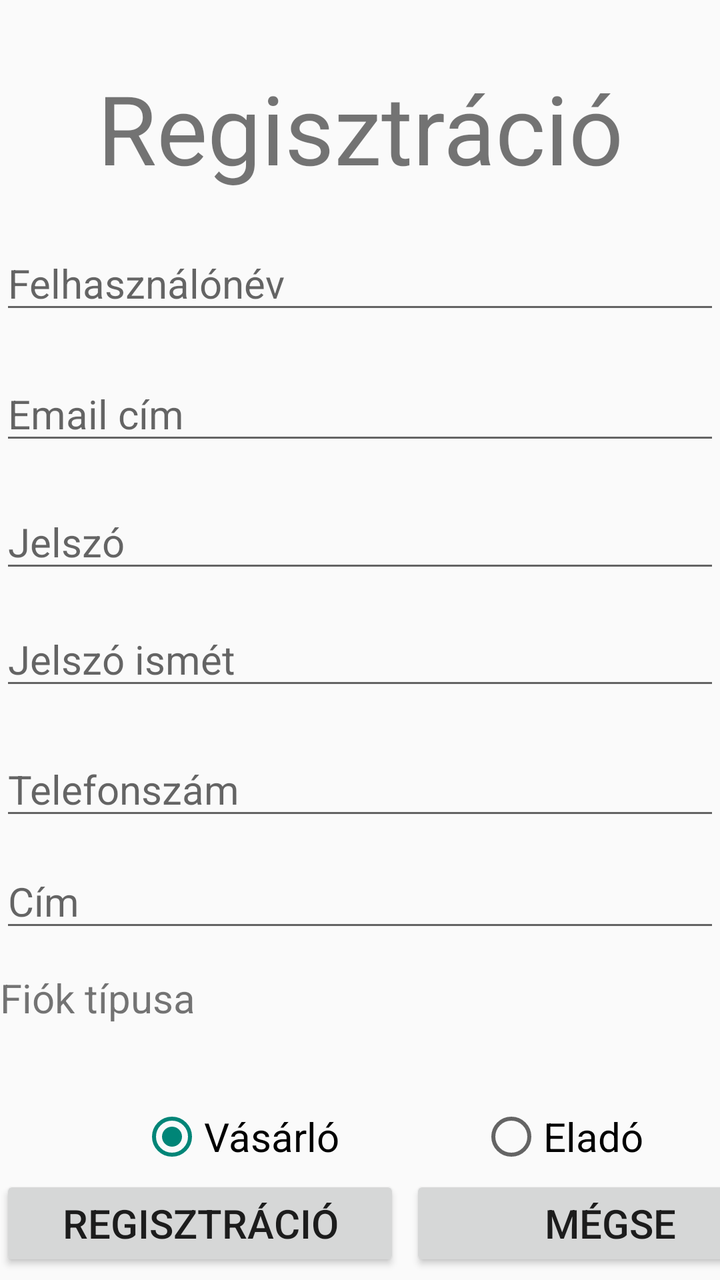
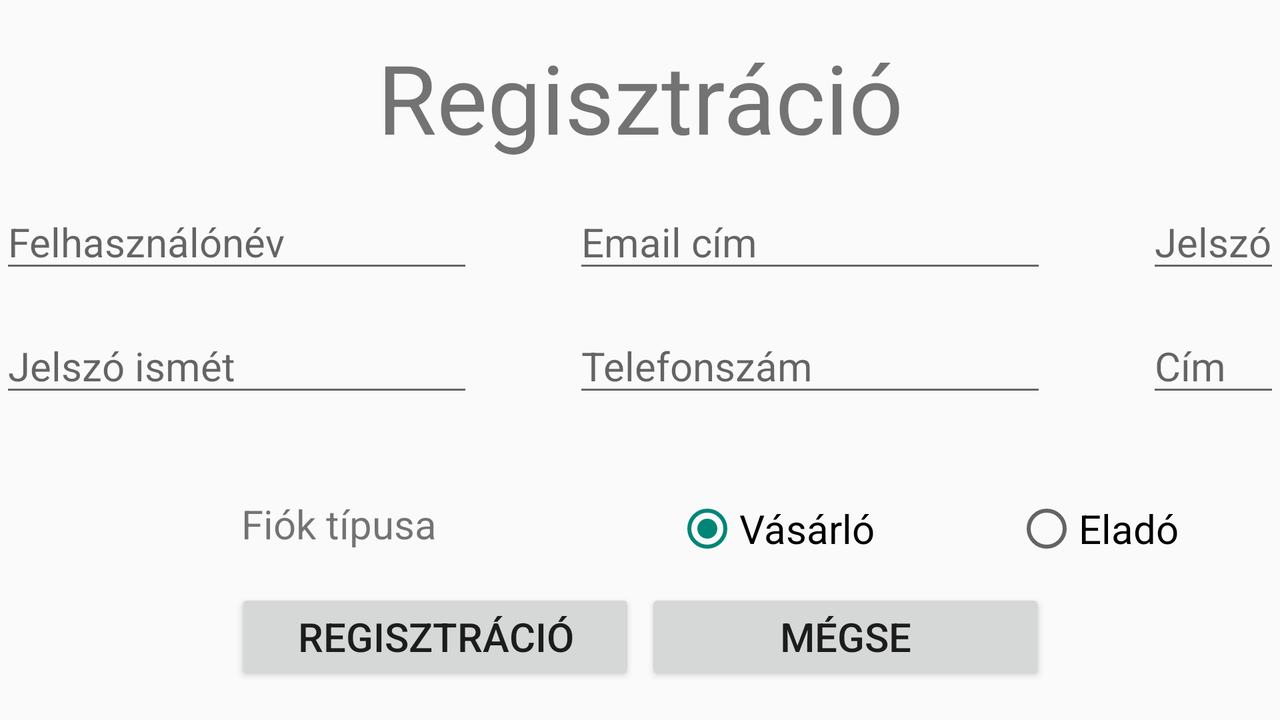

Two renders of one Android screen. The first uses the default layout on a phone; the second uses the alternative layout the repository ships for a different screen configuration, on a matching device. The two XML files are below.
<!-- AndroidManifest.xml: activity theme Theme.AppCompat.DayNight.NoActionBar -->
<!-- res/layout/activity_register.xml -->
<?xml version="1.0" encoding="utf-8"?>

<androidx.constraintlayout.widget.ConstraintLayout xmlns:android="http://schemas.android.com/apk/res/android"
    xmlns:app="http://schemas.android.com/apk/res-auto"
    xmlns:tools="http://schemas.android.com/tools"
    android:layout_width="match_parent"
    android:layout_height="match_parent"
    tools:context=".activities.RegisterActivity">

    <TextView
        android:id="@+id/registrationTextView"
        android:layout_width="match_parent"
        android:layout_height="wrap_content"
        android:layout_alignParentStart="true"
        android:layout_alignParentEnd="true"
        android:text="@string/regisztracio"
        android:textAlignment="center"
        android:textSize="@dimen/title_text_size"
        app:layout_constraintBottom_toBottomOf="parent"
        app:layout_constraintEnd_toEndOf="parent"
        app:layout_constraintHorizontal_bias="0.0"
        app:layout_constraintStart_toStartOf="parent"
        app:layout_constraintTop_toTopOf="parent"
        app:layout_constraintVertical_bias="0.055" />

    <EditText
        android:id="@+id/userNameEdit"
        android:layout_width="match_parent"
        android:layout_height="wrap_content"
        android:layout_below="@id/registrationTextView"
        android:layout_alignParentStart="true"
        android:layout_alignParentEnd="true"
        android:autofillHints="username"
        android:ems="10"
        android:hint="@string/user_name"
        android:inputType="textPersonName"
        android:textSize="@dimen/regular_text_size"
        android:windowSoftInputMode="stateVisible"
        app:layout_constraintBottom_toBottomOf="parent"
        app:layout_constraintEnd_toEndOf="parent"
        app:layout_constraintHorizontal_bias="0.0"
        app:layout_constraintStart_toStartOf="parent"
        app:layout_constraintTop_toBottomOf="@+id/registrationTextView"
        app:layout_constraintVertical_bias="0.044" />

    <EditText
        android:id="@+id/userEmailEdit"
        android:layout_width="match_parent"
        android:layout_height="wrap_content"
        android:layout_below="@id/userNameEdit"
        android:layout_alignParentStart="true"
        android:layout_alignParentEnd="true"
        android:autofillHints="emailAddress"
        android:ems="10"
        android:hint="@string/email_cim"
        android:inputType="textEmailAddress"
        android:textSize="@dimen/regular_text_size"
        android:windowSoftInputMode="stateVisible"
        app:layout_constraintBottom_toBottomOf="parent"
        app:layout_constraintEnd_toEndOf="parent"
        app:layout_constraintHorizontal_bias="0.0"
        app:layout_constraintStart_toStartOf="parent"
        app:layout_constraintTop_toBottomOf="@+id/userNameEdit"
        app:layout_constraintVertical_bias="0.049" />

    <EditText
        android:id="@+id/passwordEdit"
        android:layout_width="match_parent"
        android:layout_height="wrap_content"
        android:layout_below="@id/userEmailEdit"
        android:layout_alignParentStart="true"
        android:layout_alignParentEnd="true"
        android:autofillHints="password"
        android:ems="10"
        android:hint="@string/jelszo"
        android:inputType="textPassword"
        android:textSize="@dimen/regular_text_size"
        android:windowSoftInputMode="stateVisible"
        app:layout_constraintBottom_toBottomOf="parent"
        app:layout_constraintEnd_toEndOf="parent"
        app:layout_constraintHorizontal_bias="1.0"
        app:layout_constraintStart_toStartOf="parent"
        app:layout_constraintTop_toBottomOf="@+id/userEmailEdit"
        app:layout_constraintVertical_bias="0.054" />

    <EditText
        android:id="@+id/passwordAgainEdit"
        android:layout_width="match_parent"
        android:layout_height="wrap_content"
        android:layout_below="@id/passwordEdit"
        android:layout_alignParentStart="true"
        android:layout_alignParentEnd="true"
        android:autofillHints="password"
        android:ems="10"
        android:hint="@string/jelszo_ujra"
        android:inputType="textPassword"
        android:textSize="@dimen/regular_text_size"
        android:windowSoftInputMode="stateVisible"
        app:layout_constraintBottom_toBottomOf="parent"
        app:layout_constraintEnd_toEndOf="parent"
        app:layout_constraintHorizontal_bias="0.0"
        app:layout_constraintStart_toStartOf="parent"
        app:layout_constraintTop_toBottomOf="@+id/passwordEdit"
        app:layout_constraintVertical_bias="0.048" />

    <EditText
        android:id="@+id/phoneEdit"
        android:layout_width="match_parent"
        android:layout_height="wrap_content"
        android:layout_below="@id/passwordAgainEdit"
        android:layout_alignParentStart="true"
        android:layout_alignParentEnd="true"
        android:autofillHints="phone"
        android:ems="10"
        android:hint="@string/telefonszam"
        android:inputType="phone"
        android:textSize="@dimen/regular_text_size"
        android:windowSoftInputMode="stateVisible"
        app:layout_constraintBottom_toBottomOf="parent"
        app:layout_constraintEnd_toEndOf="parent"
        app:layout_constraintHorizontal_bias="0.0"
        app:layout_constraintStart_toStartOf="parent"
        app:layout_constraintTop_toBottomOf="@+id/passwordAgainEdit"
        app:layout_constraintVertical_bias="0.085" />

    <EditText
        android:id="@+id/addressEdit"
        android:layout_width="match_parent"
        android:layout_height="wrap_content"
        android:layout_below="@id/phoneEdit"
        android:layout_alignParentStart="true"
        android:layout_alignParentEnd="true"
        android:autofillHints="postalAddress"
        android:ems="10"
        android:hint="@string/cim"
        android:inputType="textMultiLine|textPostalAddress"
        android:maxLines="3"
        android:textSize="@dimen/regular_text_size"
        android:windowSoftInputMode="stateVisible"
        app:layout_constraintBottom_toBottomOf="parent"
        app:layout_constraintEnd_toEndOf="parent"
        app:layout_constraintHorizontal_bias="0.0"
        app:layout_constraintStart_toStartOf="parent"
        app:layout_constraintTop_toBottomOf="@+id/phoneEdit"
        app:layout_constraintVertical_bias="0.067" />

    <LinearLayout
        android:id="@+id/linearLayout4"
        android:layout_width="match_parent"
        android:layout_height="wrap_content"
        android:orientation="vertical"
        app:layout_constraintBottom_toBottomOf="parent"
        app:layout_constraintTop_toBottomOf="@+id/addressEdit"
        app:layout_constraintVertical_bias="0.203"
        tools:layout_editor_absoluteX="-16dp">

        <TextView
            android:id="@+id/accountTypeText"
            android:layout_width="match_parent"
            android:layout_height="wrap_content"
            android:layout_marginBottom="40dp"
            android:ems="10"
            android:text="@string/fiok_tipus"
            android:textSize="@dimen/regular_text_size"
            app:layout_constraintBottom_toBottomOf="parent"
            app:layout_constraintTop_toBottomOf="@+id/addressEdit"
            app:layout_constraintVertical_bias="0.15"
            tools:layout_editor_absoluteX="0dp" />

        <RadioGroup
            android:id="@+id/accountTypeGroup"
            android:layout_width="match_parent"
            android:layout_height="wrap_content"
            android:orientation="horizontal"
            app:layout_constraintBottom_toBottomOf="parent"
            app:layout_constraintEnd_toEndOf="parent"
            app:layout_constraintHorizontal_bias="0.0"
            app:layout_constraintStart_toStartOf="parent"
            app:layout_constraintTop_toBottomOf="@+id/accountTypeText"
            app:layout_constraintVertical_bias="0.221">

            <RadioButton
                android:id="@+id/buyer"
                android:layout_width="wrap_content"
                android:layout_height="wrap_content"
                android:layout_marginLeft="70dp"
                android:layout_marginRight="70dp"
                android:text="@string/vasarlo"
                android:checked="true"
                android:textSize="@dimen/regular_text_size" />

            <RadioButton
                android:id="@+id/seller"
                android:layout_width="wrap_content"
                android:layout_height="wrap_content"
                android:text="@string/elado"
                android:textSize="@dimen/regular_text_size" />
        </RadioGroup>
    </LinearLayout>

    <LinearLayout
        android:id="@+id/linearLayout3"
        android:layout_width="wrap_content"
        android:layout_height="wrap_content"
        android:layout_centerHorizontal="true"
        android:orientation="horizontal"
        android:textAlignment="center"
        app:layout_constraintBottom_toBottomOf="parent"
        app:layout_constraintEnd_toEndOf="parent"
        app:layout_constraintStart_toStartOf="parent"
        app:layout_constraintTop_toBottomOf="@+id/linearLayout4"
        app:layout_constraintVertical_bias="0.446">

        <Button
            android:layout_width="@dimen/reg_button_width"
            android:layout_height="wrap_content"
            android:onClick="register"
            android:text="@string/regisztracio"
            android:textSize="@dimen/regular_text_size" />

        <Button
            android:layout_width="@dimen/reg_button_width"
            android:layout_height="wrap_content"
            android:layout_marginStart="5dp"
            android:onClick="cancel"
            android:text="@string/megse"
            android:textSize="@dimen/regular_text_size" />
    </LinearLayout>

</androidx.constraintlayout.widget.ConstraintLayout>
<!-- resources referenced by this layout -->
<resources>
  <dimen name="reg_button_width">200dp</dimen>
  <dimen name="regular_text_size">20sp</dimen>
  <dimen name="title_text_size">48sp</dimen>
  <string name="cim">Cím</string>
  <string name="elado">Eladó</string>
  <string name="email_cim">Email cím</string>
  <string name="fiok_tipus">Fiók típusa</string>
  <string name="jelszo">Jelszó</string>
  <string name="jelszo_ujra">Jelszó ismét</string>
  <string name="megse">Mégse</string>
  <string name="regisztracio">Regisztráció</string>
  <string name="telefonszam">Telefonszám</string>
  <string name="user_name">Felhasználónév</string>
  <string name="vasarlo">Vásárló</string>
</resources>
<!-- res/layout-land/activity_register.xml (the repository's variant of the layout above) -->
<!-- drawn on the phone turned sideways -->
<?xml version="1.0" encoding="utf-8"?>
<androidx.constraintlayout.widget.ConstraintLayout xmlns:android="http://schemas.android.com/apk/res/android"
    xmlns:app="http://schemas.android.com/apk/res-auto"
    xmlns:tools="http://schemas.android.com/tools"
    android:layout_width="match_parent"
    android:layout_height="match_parent"
    tools:context=".activities.RegisterActivity">

    <TextView
        android:id="@+id/registrationTextView"
        android:layout_width="match_parent"
        android:layout_height="wrap_content"
        android:layout_alignParentStart="true"
        android:layout_alignParentEnd="true"
        android:text="@string/regisztracio"
        android:textAlignment="center"
        android:textSize="@dimen/title_text_size"
        app:layout_constraintBottom_toBottomOf="parent"
        app:layout_constraintEnd_toEndOf="parent"
        app:layout_constraintHorizontal_bias="0.0"
        app:layout_constraintStart_toStartOf="parent"
        app:layout_constraintTop_toTopOf="parent"
        app:layout_constraintVertical_bias="0.055" />

    <LinearLayout
        android:id="@+id/linearLayout5"
        android:layout_width="wrap_content"
        android:layout_height="wrap_content"
        android:orientation="horizontal"
        app:layout_constraintBottom_toBottomOf="parent"
        app:layout_constraintEnd_toEndOf="parent"
        app:layout_constraintHorizontal_bias="0.497"
        app:layout_constraintStart_toStartOf="parent"
        app:layout_constraintTop_toBottomOf="@+id/registrationTextView"
        app:layout_constraintVertical_bias="0.071">

        <EditText
            android:id="@+id/userNameEdit"
            android:layout_width="match_parent"
            android:layout_height="wrap_content"
            android:autofillHints="username"
            android:ems="10"
            android:hint="@string/user_name"
            android:inputType="textPersonName"
            android:textSize="@dimen/regular_text_size"
            android:windowSoftInputMode="stateVisible"/>

        <EditText
            android:id="@+id/userEmailEdit"
            android:layout_width="match_parent"
            android:layout_height="wrap_content"
            android:layout_marginStart="@dimen/login_side_margin"
            android:autofillHints="emailAddress"
            android:ems="10"
            android:hint="@string/email_cim"
            android:inputType="textEmailAddress"
            android:textSize="@dimen/regular_text_size"
            android:windowSoftInputMode="stateVisible"/>

        <EditText
            android:id="@+id/passwordEdit"
            android:layout_width="match_parent"
            android:layout_height="wrap_content"
            android:autofillHints="password"
            android:ems="10"
            android:hint="@string/jelszo"
            android:inputType="textPassword"
            android:textSize="@dimen/regular_text_size"
            android:layout_marginStart="@dimen/login_side_margin"
            android:windowSoftInputMode="stateVisible"/>
    </LinearLayout>

    <LinearLayout
        android:id="@+id/linearLayout6"
        android:layout_width="wrap_content"
        android:layout_height="wrap_content"
        android:orientation="horizontal"
        app:layout_constraintBottom_toBottomOf="parent"
        app:layout_constraintEnd_toEndOf="parent"
        app:layout_constraintStart_toStartOf="parent"
        app:layout_constraintTop_toBottomOf="@+id/linearLayout5"
        app:layout_constraintVertical_bias="0.104">

        <EditText
            android:id="@+id/passwordAgainEdit"
            android:layout_width="match_parent"
            android:layout_height="wrap_content"
            android:autofillHints="password"
            android:ems="10"
            android:hint="@string/jelszo_ujra"
            android:inputType="textPassword"
            android:textSize="@dimen/regular_text_size"
            android:windowSoftInputMode="stateVisible"/>

        <EditText
            android:id="@+id/phoneEdit"
            android:layout_width="match_parent"
            android:layout_height="wrap_content"
            android:layout_marginStart="@dimen/login_side_margin"
            android:autofillHints="phone"
            android:ems="10"
            android:hint="@string/telefonszam"
            android:inputType="phone"
            android:textSize="@dimen/regular_text_size"
            android:windowSoftInputMode="stateVisible"/>

        <EditText
            android:id="@+id/addressEdit"
            android:layout_width="match_parent"
            android:layout_height="wrap_content"
            android:layout_marginStart="@dimen/login_side_margin"
            android:autofillHints="postalAddress"
            android:ems="10"
            android:hint="@string/cim"
            android:inputType="textMultiLine|textPostalAddress"
            android:maxLines="3"
            android:textSize="@dimen/regular_text_size"
            android:windowSoftInputMode="stateVisible"/>

    </LinearLayout>

    <LinearLayout
        android:id="@+id/linearLayout4"
        android:layout_width="wrap_content"
        android:layout_height="wrap_content"
        android:orientation="horizontal"
        app:layout_constraintBottom_toBottomOf="parent"
        app:layout_constraintEnd_toEndOf="parent"
        app:layout_constraintStart_toStartOf="parent"
        app:layout_constraintTop_toBottomOf="@+id/linearLayout6"
        app:layout_constraintVertical_bias="0.362">

        <TextView
            android:id="@+id/accountTypeText"
            android:layout_width="match_parent"
            android:layout_height="match_parent"
            android:ems="10"
            android:text="@string/fiok_tipus"
            android:textAlignment="center"
            android:textSize="@dimen/regular_text_size"
            app:layout_constraintVertical_bias="0.15" />

        <RadioGroup
            android:id="@+id/accountTypeGroup"
            android:layout_width="match_parent"
            android:layout_height="wrap_content"
            android:layout_marginStart="@dimen/login_side_margin"
            android:orientation="horizontal"
            app:layout_constraintVertical_bias="0.221">

            <RadioButton
                android:id="@+id/buyer"
                android:layout_width="wrap_content"
                android:layout_height="wrap_content"
                android:layout_marginEnd="70dp"
                android:text="@string/vasarlo"
                android:checked="true"
                android:textSize="@dimen/regular_text_size" />

            <RadioButton
                android:id="@+id/seller"
                android:layout_width="wrap_content"
                android:layout_height="wrap_content"
                android:text="@string/elado"
                android:textSize="@dimen/regular_text_size" />
        </RadioGroup>
    </LinearLayout>

    <LinearLayout
        android:id="@+id/linearLayout3"
        android:layout_width="wrap_content"
        android:layout_height="wrap_content"
        android:layout_centerHorizontal="true"
        android:orientation="horizontal"
        android:textAlignment="center"
        app:layout_constraintBottom_toBottomOf="parent"
        app:layout_constraintEnd_toEndOf="parent"
        app:layout_constraintStart_toStartOf="parent"
        app:layout_constraintTop_toBottomOf="@+id/linearLayout4"
        app:layout_constraintVertical_bias="0.446">

        <Button
            android:layout_width="@dimen/reg_button_width"
            android:layout_height="wrap_content"
            android:onClick="register"
            android:text="@string/regisztracio"
            android:textSize="@dimen/regular_text_size" />

        <Button
            android:layout_width="@dimen/reg_button_width"
            android:layout_height="wrap_content"
            android:layout_marginStart="5dp"
            android:onClick="cancel"
            android:text="@string/megse"
            android:textSize="@dimen/regular_text_size" />
    </LinearLayout>

</androidx.constraintlayout.widget.ConstraintLayout>
<!-- resources referenced by the variant -->
<!-- as the phone turned sideways resolves them -->
<resources>
  <dimen name="login_side_margin">50dp</dimen>
  <dimen name="reg_button_width">200dp</dimen>
  <dimen name="regular_text_size">20sp</dimen>
  <dimen name="title_text_size">48sp</dimen>
  <string name="cim">Cím</string>
  <string name="elado">Eladó</string>
  <string name="email_cim">Email cím</string>
  <string name="fiok_tipus">Fiók típusa</string>
  <string name="jelszo">Jelszó</string>
  <string name="jelszo_ujra">Jelszó ismét</string>
  <string name="megse">Mégse</string>
  <string name="regisztracio">Regisztráció</string>
  <string name="telefonszam">Telefonszám</string>
  <string name="user_name">Felhasználónév</string>
  <string name="vasarlo">Vásárló</string>
</resources>
